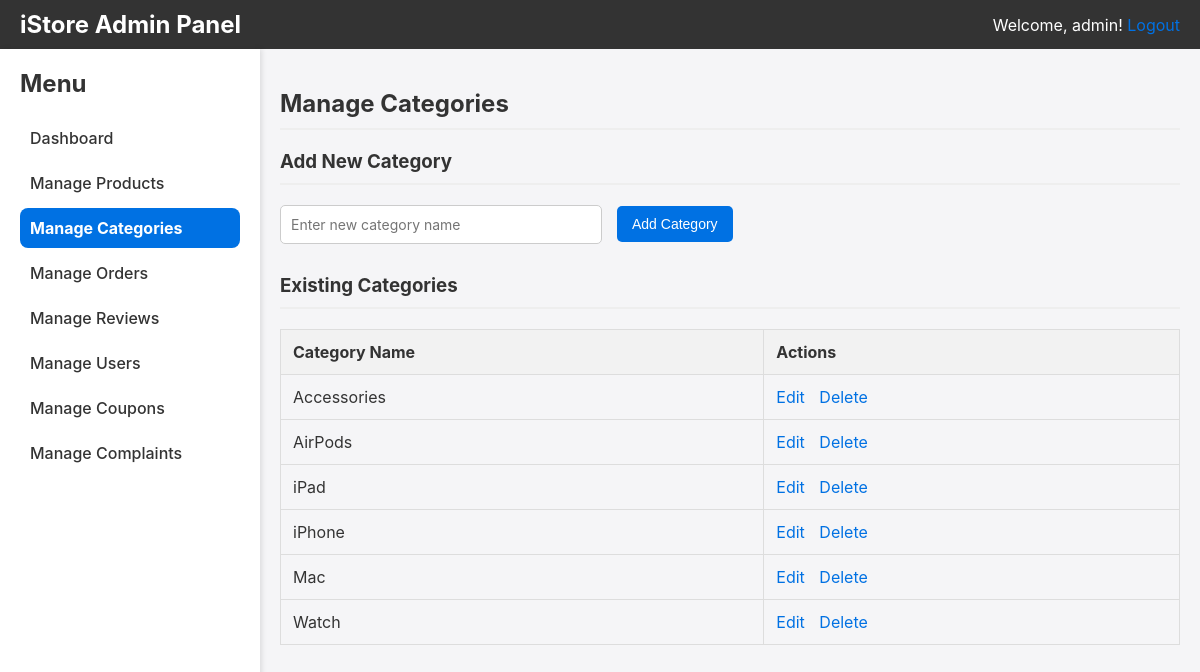
Page /admin/manage_categories.php (signed in) on the committed database.
### tables this page shows
CREATE TABLE `categories` (
  `id` int(11) NOT NULL,
  `name` varchar(255) NOT NULL,
  `created_at` timestamp NOT NULL DEFAULT current_timestamp()
);

### admin/manage_categories.php (the view, shortened to what this page needs)
<?php
require 'includes/header.php';
$edit_category = null;
$categories_result = mysqli_query($conn, "SELECT * FROM categories ORDER BY name ASC");
?>
<h2>Manage Categories</h2>
<?php if ($edit_category): ?>
<h3>Edit Category</h3>
<form action="manage_categories.php" method="POST">
    <input type="hidden" name="id" value="<?php echo $edit_category['id']; ?>">
    <input type="text" name="name" value="<?php echo htmlspecialchars($edit_category['name']); ?>" required>
    <button type="submit" name="update_category">Update Category</button>
</form>
<?php else: ?>
<h3>Add New Category</h3>
<form action="manage_categories.php" method="POST">
    <input type="text" name="name" placeholder="Enter new category name" required>
    <button type="submit" name="add_category">Add Category</button>
</form>
<?php endif; ?>
<h3>Existing Categories</h3>
<table>
    <thead>
        <tr>
            <th>Category Name</th>
            <th>Actions</th>
        </tr>
    </thead>
    <tbody>
        <?php while($row = mysqli_fetch_assoc($categories_result)): ?>
        <tr>
            <td><?php echo htmlspecialchars($row['name']); ?></td>
            <td>
                <a href="manage_categories.php?edit_id=<?php echo $row['id']; ?>">Edit</a>
                <a href="manage_categories.php?delete_id=<?php echo $row['id']; ?>" onclick="return confirm('Are you sure you want to delete this category?');">Delete</a>
            </td>
        </tr>
        <?php endwhile; ?>
    </tbody>
</table>
<?php require 'includes/footer.php'; ?>

### css/admin_style.css (style rules this page uses)
body { font-family: -apple-system, BlinkMacSystemFont, "Segoe UI", Roboto, Helvetica, Arial, sans-serif; background-color: #f5f5f7; margin: 0; color: #333; }
.main-content h2, .main-content h3 { border-bottom: 2px solid #eee; padding-bottom: 10px; margin-bottom: 20px; }
form { margin-bottom: 30px; display: flex; flex-wrap: wrap; gap: 15px; align-items: center; }
form input[type="text"], form input[type="number"], form textarea, form select { padding: 10px; border: 1px solid #ccc; border-radius: 5px; font-size: 14px; font-family: inherit; }
form input[type="text"] { width: 300px; }
form button { padding: 10px 15px; background-color: #0071e3; color: white; border: none; border-radius: 5px; cursor: pointer; font-size: 14px; }
table { width: 100%; border-collapse: collapse; }
table thead { background-color: #f2f2f2; }
table th, table td { padding: 12px; border: 1px solid #ddd; text-align: left; vertical-align: middle; }
table td a { color: #0071e3; text-decoration: none; margin-right: 10px; }

### rows in the picture
categories: name "Accessories"
categories: name "AirPods"
categories: name "iPad"
categories: name "iPhone"
categories: name "Mac"
categories: name "Watch"

### other values in the picture
$admin_username "admin"
